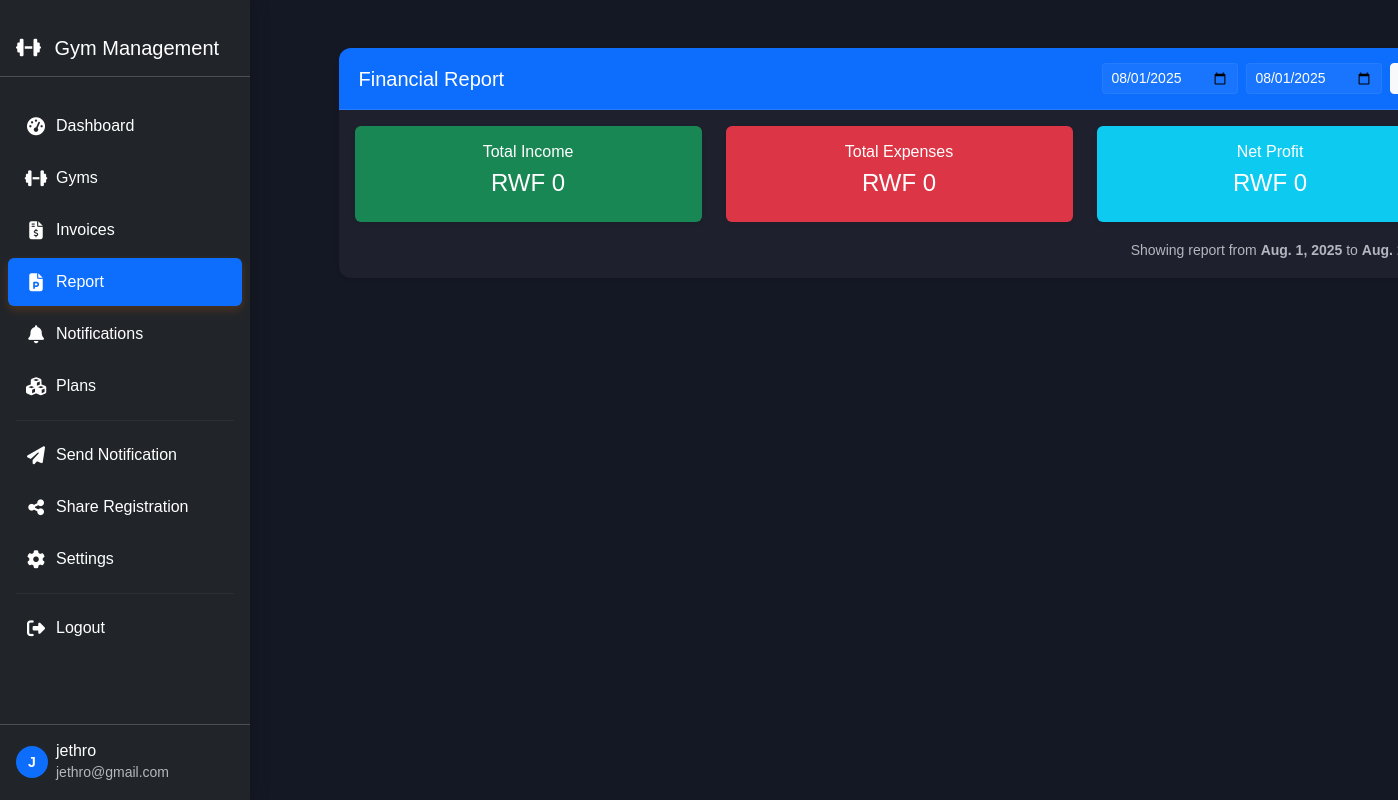
Screenshot of /system/reports/ (signed in) with the database file from the repository.
### core/models.py (models this page shows, shortened)
class User(AbstractUser):
    ROLE_CHOICES = (
        ('gym_owner', 'Gym Owner'),
        ('system_admin', 'System Admin'),
    )
    role = models.CharField(max_length=20, choices=ROLE_CHOICES)
    phone = models.CharField(max_length=15, blank=True, null=True)
    is_approved = models.BooleanField(default=False)

### system/views.py (the view)
# urls.py: path('reports/', views.financial_report, name='report'),
@login_required
def financial_report(request):
    if request.user.role != 'system_admin':
        return redirect('home')
    date_from = request.GET.get('from', date.today().replace(day=1))
    date_to = request.GET.get('to', date.today())
    if isinstance(date_from, str):
        date_from = date.fromisoformat(date_from)
    if isinstance(date_to, str):
        date_to = date.fromisoformat(date_to)
    income = Invoice.objects.filter(
        is_paid=True,
        date__range=[date_from, date_to]
    ).aggregate(total=Sum('amount'))['total'] or 0
    expenses = Expense.objects.filter(
        gym__isnull=True,
        date__range=[date_from, date_to]
    ).aggregate(total=Sum('amount'))['total'] or 0
    net_profit = income - expenses
    context = {
        'income': income,
        'expenses': expenses,
        'net_profit': net_profit,
        'date_from': date_from,
        'date_to': date_to
    }
    return render(request, 'system/financial_report.html', context)

### templates/system/financial_report.html
{% extends 'base.html' %}
{% load static %}
{% block content %}
{% include 'partials/sidebar_system.html' %}
<div class="container-fluid mt-4" style="margin-left: 200px;">
    <div class="row">
        <div class="col-md-10 offset-md-1">
            <div class="card shadow-sm">
                <div class="card-header bg-primary text-white d-flex justify-content-between align-items-center">
                    <h5 class="mb-0">Financial Report</h5>
                    <form class="d-flex" method="get">
                        <div class="me-2">
                            <input type="date" name="from" class="form-control form-control-sm"
                                   value="{{ date_from|date:'Y-m-d' }}">
                        </div>
                        <div class="me-2">
                            <input type="date" name="to" class="form-control form-control-sm"
                                   value="{{ date_to|date:'Y-m-d' }}">
                        </div>
                        <button class="btn btn-light btn-sm" type="submit">Filter</button>
                    </form>
                </div>
                <div class="card-body">
                    <div class="row text-center">
                        <div class="col-md-4 mb-3">
                            <div class="bg-success text-white rounded py-3 shadow-sm">
                                <h6>Total Income</h6>
                                <h4>RWF {{ income|floatformat:0 }}</h4>
                            </div>
                        </div>
                        <div class="col-md-4 mb-3">
                            <div class="bg-danger text-white rounded py-3 shadow-sm">
                                <h6>Total Expenses</h6>
                                <h4>RWF {{ expenses|floatformat:0 }}</h4>
                            </div>
                        </div>
                        <div class="col-md-4 mb-3">
                            <div class="bg-info text-white rounded py-3 shadow-sm">
                                <h6>Net Profit</h6>
                                <h4>RWF {{ net_profit|floatformat:0 }}</h4>
                            </div>
                        </div>
                    </div>
                    <div class="text-end">
                        <small class="text-muted">
                            Showing report from <strong>{{ date_from }}</strong> to <strong>{{ date_to }}</strong>
                        </small>
                    </div>
                </div>
            </div>
        </div>
    </div>
</div>
{% endblock %}

### templates/partials/sidebar_system.html (shortened to what this page needs)
{% load core_tags %}
<nav class="sidebar bg-dark" id="sidebarMenu">
    <div class="sidebar-header p-3">
        <div class="d-flex align-items-center">
            <div class="sidebar-brand">
                <h5 class="text-white mb-0">
                    <i class="fas fa-dumbbell me-2"></i>
                    Gym Management
                </h5>
            </div>
        </div>
    </div>
    <div class="sidebar-content">
        <ul class="nav flex-column">
            <li class="nav-item">
                <a class="nav-link {% if request.resolver_match.url_name == 'dashboard' %}active{% endif %}"
                   href="{% url 'system_dashboard' %}">
                    <i class="fas fa-tachometer-alt me-2"></i>
                    Dashboard
                </a>
            </li>
            <li class="nav-item">
                <a class="nav-link {% if request.resolver_match.url_name == 'gym_list' %}active{% endif %}"
                   href="{% url 'gym_list' %}">
                    <i class="fas fa-dumbbell me-2"></i>
                    Gyms
                </a>
            </li>
            <li class="nav-item">
                <a class="nav-link {% if request.resolver_match.url_name == 'invoice_list' %}active{% endif %}"
                   href="{% url 'invoice_list' %}">
                    <i class="fas fa-file-invoice-dollar me-2"></i>
                    Invoices
                </a>
            </li>
            <li class="nav-item">
                <a class="nav-link {% if request.resolver_match.url_name == 'report' %}active{% endif %}"
                   href="{% url 'report' %}">
                    <i class="fas far fa-file-powerpoint me-2"></i>
                    Report
                </a>
            </li>
            <li class="nav-item">
                <a class="nav-link {% if request.resolver_match.url_name == 'notifications' %}active{% endif %}"
                   href="{% url 'notifications' %}">
                    <i class="fas fa-bell me-2"></i>
                    Notifications
                </a>
            </li>
            <li class="nav-item">
                <a class="nav-link {% if request.resolver_match.url_name == 'manage_plans' %}active{% endif %}"
                   href="{% url 'manage_plans' %}">
                    <i class="fas fa-cubes me-2"></i>
                    Plans
                </a>
            </li>
            <hr class="sidebar-divider">
            <li class="nav-item">
                <a class="nav-link {% if request.resolver_match.url_name == 'send_notification' %}active{% endif %}"
                   href="{% url 'send_notification' %}">
                    <i class="fas fa-paper-plane me-2"></i>
                    Send Notification
                </a>
            </li>
            <li class="nav-item">
                <a class="nav-link {% if request.resolver_match.url_name == 'share_registration_link' %}active{% endif %}"
                   href="{% url 'share_registration_link' %}">
                    <i class="fas fa-share-alt me-2"></i>
                    Share Registration
                </a>
            </li>
            <li class="nav-item">
                <a class="nav-link {% if request.resolver_match.url_name == 'system_settings' %}active{% endif %}"
                   href="{% url 'system_settings' %}">
                    <i class="fas fa-cog me-2"></i>
                    Settings
                </a>
            </li>
            <hr class="sidebar-divider">
            <li class="nav-item">
                <a class="nav-link" href="{% url 'logout' %}">
                    <i class="fas fa-sign-out-alt me-2"></i>
                    Logout
                </a>
            </li>
        </ul>
    </div>
    <div class="sidebar-footer p-3 mt-auto">
        <div class="d-flex align-items-center">
            <div class="avatar-sm me-2">
                <span class="avatar-title rounded-circle bg-primary">
                    {{ user.username|first|upper }}
                </span>
            </div>
            <div class="flex-grow-1">
                <h6 class="text-white mb-0">{{ user.username }}</h6>
                <small class="text-muted">{{ user.email }}</small>
            </div>
        </div>
    </div>
</nav>

### static/css/styles.css (style rules this page uses)
:root { --bg-main: #141824; --bg-card: #1E212D; --primary: #FF6A00; --accent: #F9A826; --success: #28C76F; --error: #EA5455; --text: #EAEAEA; --text-secondary: #B4B7BD; --text-contrast: #FFFFFF; }
body { background-color: var(--bg-main); color: var(--text-contrast); font-family: 'Poppins', sans-serif; min-height: 100vh; }
h1, h2, h3, h4, h5, h6, p, label, th, td, .form-control, .form-label, .btn, .card-title, .card-text, .list-group-item, .nav-link { color: var(--text-contrast) !important; }
.text-muted { color: var(--text-secondary) !important; }
.card { background-color: var(--bg-card); border-radius: 12px; border: none; box-shadow: 0 4px 20px rgba(0, 0, 0, 0.1); margin-bottom: 20px; transition: transform 0.3s, box-shadow 0.3s; }
.card-header { background-color: rgba(255, 255, 255, 0.05); border-bottom: 1px solid rgba(255, 255, 255, 0.1); padding: 15px 20px; border-radius: 12px 12px 0 0 !important; }
.form-control, .form-select { background-color: rgba(255, 255, 255, 0.05); border: 1px solid rgba(255, 255, 255, 0.1); color: var(--text-contrast) !important; }
.sidebar { background-color: var(--bg-card); height: 100vh; position: fixed; top: 0; left: 0; width: 250px; padding-top: 20px; z-index: 1000; box-shadow: 0 0 20px rgba(0, 0, 0, 0.2); }
.sidebar-header { padding: 0 20px 20px; border-bottom: 1px solid rgba(255, 255, 255, 0.1); margin-bottom: 15px; }
.sidebar .nav-link { color: var(--text-secondary); padding: 12px 20px; margin: 5px 10px; border-radius: 8px; transition: all 0.3s; display: flex; align-items: center; }
.sidebar .nav-link:hover, .sidebar .nav-link.active { background-color: var(--primary); color: var(--text-contrast) !important; box-shadow: 0 4px 8px rgba(255, 106, 0, 0.2); }
.sidebar .nav-link i { width: 24px; text-align: center; font-size: 18px; margin-right: 10px; }

### templates/partials/sidebar_system.html (style rules this page uses)
.sidebar { position: fixed; top: 0; left: 0; height: 100vh; width: 250px; z-index: 1000; transition: all 0.3s; display: flex; flex-direction: column; overflow: hidden; }
.sidebar-header { flex-shrink: 0; border-bottom: 1px solid #495057; }
.sidebar-content { flex: 1; overflow-y: auto; overflow-x: hidden; padding: 0.5rem 0; }
.sidebar .nav-link { color: #adb5bd; padding: 0.75rem 1rem; border-radius: 0.375rem; margin: 0.125rem 0.5rem; transition: all 0.15s ease-in-out; white-space: nowrap; }
.sidebar .nav-link.active { color: #fff; background-color: #0d6efd; }
.sidebar-divider { border-color: #495057; margin: 0.5rem 1rem; }
.sidebar-footer { flex-shrink: 0; border-top: 1px solid #495057; }
.avatar-title { width: 32px; height: 32px; display: flex; align-items: center; justify-content: center; font-size: 14px; font-weight: 600; }

### rows the page displays
User: username|first "J", username "jethro", email "jethro@gmail.com"

### other values shown
{{ income|floatformat:0 }} "0"
{{ expenses|floatformat:0 }} "0"
{{ net_profit|floatformat:0 }} "0"
{{ date_from }} "Aug. 1, 2025"
{{ date_to }} "Aug.…"
